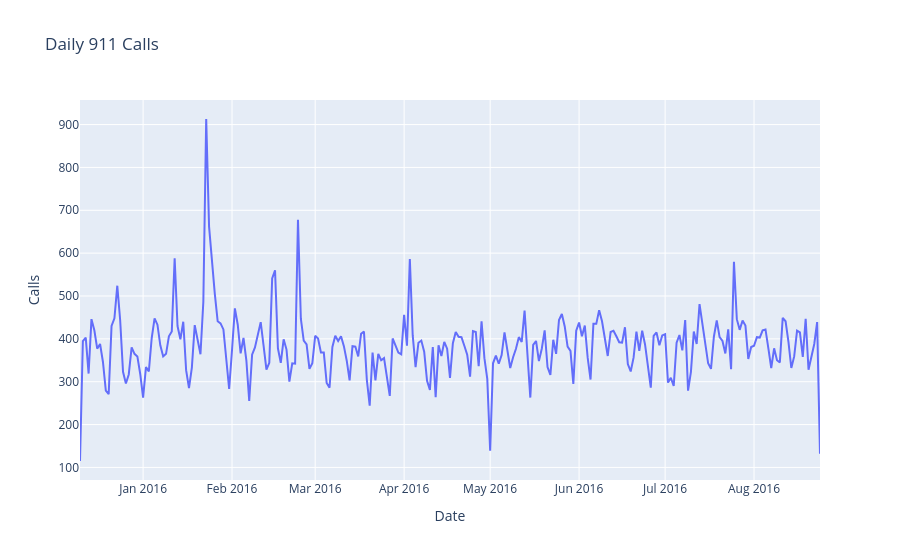

The notebook cell this image was saved under:
### Markdown cell above
# Time-Series Analysis

## Daily Emergency Call Volume

Time-series analysis allows emergency activity to be observed over an extended period.

This visualization highlights:

- Peaks in demand
- Lower activity periods
- Overall trends in emergency service requests

Understanding daily fluctuations can provide valuable operational insights.

### Code cell
df['Date']=df['timeStamp'].apply(lambda t: t.date())


daily_calls = (df.groupby('Date').count()['twp'].reset_index())
daily_calls.columns = ['Date','Calls']

fig = px.line(daily_calls, x='Date', y='Calls', title='Daily 911 Calls')

fig.show()

### Figure 1 — Plotly figure (JSON) as saved in the notebook; plotly's stock layout.template omitted (floating-point values rounded to 4 significant figures; data arrays with more than 128 entries replaced by an {"elided": "..."} marker saying what was removed)
{"data": [{"hovertemplate": "Date=%{x}<br>Calls=%{y}<extra></extra>", "legendgroup": "", "line": {"color": "#636efa", "dash": "solid"}, "marker": {"symbol": "circle"}, "mode": "lines", "name": "", "orientation": "v", "showlegend": false, "type": "scatter", "x": {"elided": "259 str values"}, "xaxis": "x", "y": {"elided": "259 int values"}, "yaxis": "y"}], "layout": {"legend": {"tracegroupgap": 0}, "title": {"text": "Daily 911 Calls"}, "xaxis": {"anchor": "y", "domain": [0, 1], "title": {"text": "Date"}}, "yaxis": {"anchor": "x", "domain": [0, 1], "title": {"text": "Calls"}}}}
